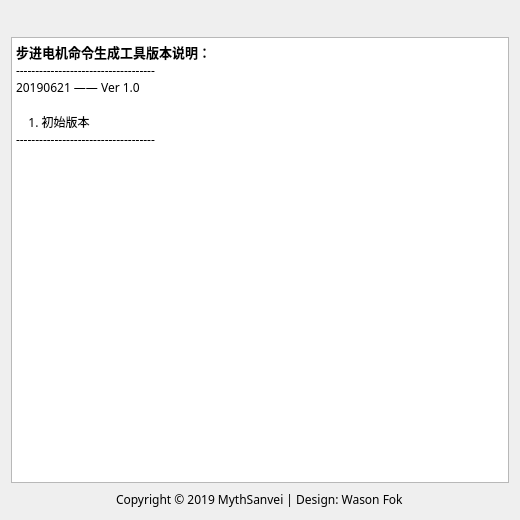
<?xml version="1.0" encoding="UTF-8"?>
<ui version="4.0">
 <class>AboutDialog</class>
 <widget class="QDialog" name="AboutDialog">
  <property name="geometry">
   <rect>
    <x>0</x>
    <y>0</y>
    <width>520</width>
    <height>520</height>
   </rect>
  </property>
  <property name="sizePolicy">
   <sizepolicy hsizetype="Fixed" vsizetype="Fixed">
    <horstretch>0</horstretch>
    <verstretch>0</verstretch>
   </sizepolicy>
  </property>
  <property name="minimumSize">
   <size>
    <width>520</width>
    <height>520</height>
   </size>
  </property>
  <property name="maximumSize">
   <size>
    <width>520</width>
    <height>520</height>
   </size>
  </property>
  <property name="font">
   <font>
    <family>微软雅黑</family>
   </font>
  </property>
  <property name="windowTitle">
   <string>关于 - MythSanbei</string>
  </property>
  <property name="windowIcon">
   <iconset resource="../Resources/MotorGUI.qrc">
    <normaloff>:/MotorGUI/about_64px.png</normaloff>:/MotorGUI/about_64px.png</iconset>
  </property>
  <layout class="QVBoxLayout" name="verticalLayout">
   <item>
    <layout class="QHBoxLayout" name="horizontalLayout_2">
     <item>
      <spacer name="horizontalSpacer">
       <property name="orientation">
        <enum>Qt::Horizontal</enum>
       </property>
       <property name="sizeHint" stdset="0">
        <size>
         <width>40</width>
         <height>20</height>
        </size>
       </property>
      </spacer>
     </item>
     <item>
      <widget class="QLabel" name="label">
       <property name="sizePolicy">
        <sizepolicy hsizetype="Maximum" vsizetype="Maximum">
         <horstretch>0</horstretch>
         <verstretch>0</verstretch>
        </sizepolicy>
       </property>
       <property name="maximumSize">
        <size>
         <width>150</width>
         <height>150</height>
        </size>
       </property>
       <property name="text">
        <string/>
       </property>
       <property name="pixmap">
        <pixmap resource="../Resources/MotorGUI.qrc">:/MotorGUI/MythSanvei_252x195px.png</pixmap>
       </property>
       <property name="scaledContents">
        <bool>true</bool>
       </property>
       <property name="alignment">
        <set>Qt::AlignCenter</set>
       </property>
       <property name="wordWrap">
        <bool>false</bool>
       </property>
       <property name="margin">
        <number>0</number>
       </property>
       <property name="indent">
        <number>-1</number>
       </property>
      </widget>
     </item>
     <item>
      <spacer name="horizontalSpacer_2">
       <property name="orientation">
        <enum>Qt::Horizontal</enum>
       </property>
       <property name="sizeHint" stdset="0">
        <size>
         <width>40</width>
         <height>20</height>
        </size>
       </property>
      </spacer>
     </item>
    </layout>
   </item>
   <item>
    <widget class="QTextBrowser" name="textBrowser">
     <property name="html">
      <string>&lt;!DOCTYPE HTML PUBLIC &quot;-//W3C//DTD HTML 4.0//EN&quot; &quot;http://www.w3.org/TR/REC-html40/strict.dtd&quot;&gt;
&lt;html&gt;&lt;head&gt;&lt;meta name=&quot;qrichtext&quot; content=&quot;1&quot; /&gt;&lt;style type=&quot;text/css&quot;&gt;
p, li { white-space: pre-wrap; }
&lt;/style&gt;&lt;/head&gt;&lt;body style=&quot; font-family:'微软雅黑'; font-size:9pt; font-weight:400; font-style:normal;&quot;&gt;
&lt;p style=&quot; margin-top:0px; margin-bottom:0px; margin-left:0px; margin-right:0px; -qt-block-indent:0; text-indent:0px;&quot;&gt;&lt;span style=&quot; font-size:10pt; font-weight:600;&quot;&gt;步进电机命令生成工具版本说明：&lt;/span&gt;&lt;/p&gt;
&lt;p style=&quot; margin-top:0px; margin-bottom:0px; margin-left:0px; margin-right:0px; -qt-block-indent:0; text-indent:0px;&quot;&gt;------------------------------------&lt;/p&gt;
&lt;p style=&quot; margin-top:0px; margin-bottom:0px; margin-left:0px; margin-right:0px; -qt-block-indent:0; text-indent:0px;&quot;&gt;20190621 —— Ver 1.0&lt;/p&gt;
&lt;p style=&quot;-qt-paragraph-type:empty; margin-top:0px; margin-bottom:0px; margin-left:0px; margin-right:0px; -qt-block-indent:0; text-indent:0px;&quot;&gt;&lt;br /&gt;&lt;/p&gt;
&lt;p style=&quot; margin-top:0px; margin-bottom:0px; margin-left:0px; margin-right:0px; -qt-block-indent:0; text-indent:0px;&quot;&gt;    1. 初始版本&lt;/p&gt;
&lt;p style=&quot; margin-top:0px; margin-bottom:0px; margin-left:0px; margin-right:0px; -qt-block-indent:0; text-indent:0px;&quot;&gt;------------------------------------&lt;/p&gt;&lt;/body&gt;&lt;/html&gt;</string>
     </property>
    </widget>
   </item>
   <item>
    <layout class="QHBoxLayout" name="horizontalLayout">
     <item>
      <spacer name="horizontalSpacer_3">
       <property name="orientation">
        <enum>Qt::Horizontal</enum>
       </property>
       <property name="sizeHint" stdset="0">
        <size>
         <width>40</width>
         <height>20</height>
        </size>
       </property>
      </spacer>
     </item>
     <item>
      <widget class="QLabel" name="label_2">
       <property name="font">
        <font>
         <weight>50</weight>
         <bold>false</bold>
        </font>
       </property>
       <property name="text">
        <string>Copyright © 2019 MythSanvei | Design: Wason Fok</string>
       </property>
      </widget>
     </item>
     <item>
      <spacer name="horizontalSpacer_4">
       <property name="orientation">
        <enum>Qt::Horizontal</enum>
       </property>
       <property name="sizeHint" stdset="0">
        <size>
         <width>40</width>
         <height>20</height>
        </size>
       </property>
      </spacer>
     </item>
    </layout>
   </item>
  </layout>
 </widget>
 <layoutdefault spacing="6" margin="11"/>
 <resources>
  <include location="../Resources/MotorGUI.qrc"/>
 </resources>
 <connections/>
</ui>
